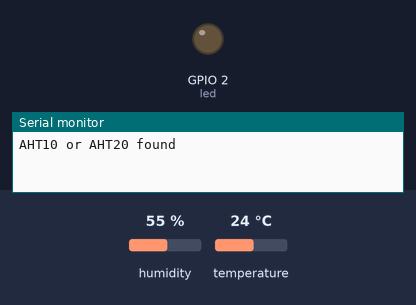
Recording of a sketch running on a simulated ESP8266 (Wemos D1 mini). Shown: output pins drawn as LEDs (lit = HIGH), the last lines printed to the serial monitor. The inputs (shaded band) are chosen by the test bench; at power-on: humidity 55 %, temperature 24 °C. WiFi joins after 1.5 s; servers stay silent unless stated; the local clock reads 2024-03-15 10:24:30 at power-on unless the sketch sets it; random numbers use the default seed unless the sketch sets one; web services answer with replies made up by the test bench; not simulated (calls return 0 or success): keys.h.

Above: at 0.1 s.
At 12.7 s:
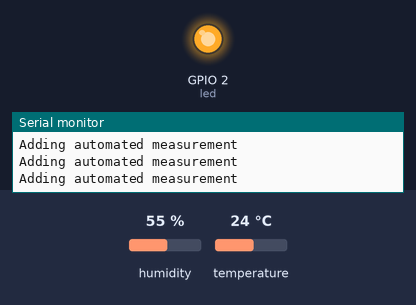
Timing chart, 0 to 43.1 s (numbered marks = the images above):
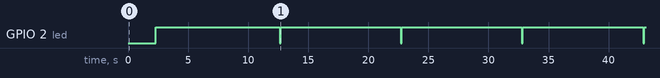

The sketch:

main.ino
```cpp
#include "sensor.h"
#include "server.h"
#include "cache.h"
#include "messages.h"

long long lastMeasurement;
const int led = 2;

void setup()
{
    pinMode(led, OUTPUT);
    digitalWrite(led, LOW);
    lastMeasurement = millis();
    Serial.begin(115200);

    // Sensor Setup
    setupSensor();

    // Server Setup
    ESP8266WebServer *server = setupServer();

    server->on("/", [server]()
               {String website = getSite();
                server->send(200, "text/html", website); });
    server->on("/authorize.html", [server]()
               {String website = "The mobile authorization is not implemented";
                server->send(200, "text/html", website); });
    server->on("/status.json", [server]()
               {server->sendHeader("Access-Control-Allow-Origin", "*");
                server->send(200, "text/html", "I am online"); });
    server->on("/current.json", [server]()
               {server->sendHeader("Access-Control-Allow-Origin", "*");
                server->send(200, "application/json", getSensorData().json); });
    server->on("/all.json", [server]()
               {server->sendHeader("Access-Control-Allow-Origin", "*");
                server->send(200, "application/json", getAllMeasurements()); });

    server->onNotFound([server]()
                       { server->send(404, "text/plain", "Not found"); });
    server->begin();

    // Cache
    initializeSites();
    refreshTime();

    // Time
    Serial.printf("setup time: %.4fs\n\n", (millis() - lastMeasurement) / 1000.0);
    lastMeasurement = getTime();
    digitalWrite(led, HIGH);

    addMeasurement();
    addMeasurement();
    addMeasurement();
    addMeasurement();
    addMeasurement();
    addMeasurement();
    addMeasurement();
    addMeasurement();
    addMeasurement();
    addMeasurement();
}

void loop()
{
    digitalWrite(led, LOW);
    refreshTime();
    serverLoop();
    if (getTime() - lastMeasurement > 1000 * 10)
    {
        Measurement measurement = addMeasurement();
        messageLoop(measurement.temperature, measurement.humidity, String("Testsensor"));
        lastMeasurement = getTime();
    }
    digitalWrite(led, HIGH);
    delay(500);
}
```

cache.h
```cpp
#pragma once

#include <Arduino.h>

long long getTime();
void refreshTime();

String getSite();
void refreshSite(String *cache);
void initializeSites();
```

messages.h
```cpp
#pragma once
#include "sensor.h"

void messageLoop(sensors_event_t lastTemperature, sensors_event_t lastHumitity, String name);
```

sensor.h
```cpp
#pragma once

#include <Arduino.h>
#include <Adafruit_AHTX0.h>

struct Measurement
{
    String json;
    sensors_event_t temperature;
    sensors_event_t humidity;
    long long time;
};

void setupSensor();
Measurement getSensorData();
String getAllMeasurements();
Measurement addMeasurement();
```

server.h
```cpp
#pragma once

#include <Arduino.h>
#include <ESP8266WiFi.h>
#include <ESP8266WebServer.h>

ESP8266WebServer *setupServer();
void serverLoop();
String getWebsite(const char *path);
long long getCurrentTime();
void requestUrl(String url);
```

cache.ino
```cpp
#include <Arduino.h>
#include "server.h"
#include "cache.h"

long long lastTime;
long lastTimeSync = -1000L * 60L * 60L * 24L * 7L;

String lastSite;

long long getTime()
{
    return lastTime + (millis() - lastTimeSync);
}

void refreshTime()
{
    if (millis() - lastTimeSync > 1000 * 60 * 2)
    {
        Serial.println("Refreshing time");
        long long newTime = getCurrentTime();
        if (newTime == -1)
        {
            Serial.println("Time refresh aborted\n");
            return;
        }
        lastTime = newTime;
        lastTimeSync = millis();
        Serial.println("Time refreshed: " + String(lastTime) + "\n");
    }
}

void initializeSites()
{
    Serial.println("Initializing sites");
    refreshSite(&lastSite, "index.html");
    Serial.println("Sites initialized\n");
}

String getSite()
{
    if (lastSite == "")
    {
        refreshSite(&lastSite, "index.html");
    }
    return lastSite == "" ? "<h1>Could not load main site into cache!</h1><a href=\"/all.json\">View all data</a> <br> <a href=\"/current.json\">View current data</a>" : lastSite;
}

void refreshSite(String *cache, const char *path)
{
    Serial.println("Refreshing site");
    for (int i = 0; i < 3; i++)
    {
        Serial.println(String("attempt ") + String(i + 1));
        *cache = getWebsite(path);
        if (*cache != "")
        {
            break;
        }
    }
    if (*cache == "")
    {
        Serial.println("Site refresh aborted\n");
    }
    else
    {
        Serial.println("Site refreshed: " + String((*cache).length()) + "chars\n");
    }
}
```

messages.ino
```cpp
/*
I created a header file for the api keys of callmebot.
The content is looks similar to:

#pragma once
#include <Arduino.h>
String simon_callmebot = "https://signal.callmebot.com/signal/send.php?phone=nvkdhgk3-729g-2746-24j5-286nfjs73j25&apikey=276947&text=";
String joy_callmebot = "https://signal.callmebot.com/signal/send.php?phone=khnsktzh-gks4-9697-kjl9-ljjsb3j7mssf4&apikey=96746&text=";
*/
#include "keys.h"

#include "messages.h"
#include "server.h"
#include "sensor.h"

/*
    Input:
    {
    "temperature": 20.73,
    "relHumidity": 54.73,
    "time": 1710362790183
    }
*/

String lastMessage = "";

void messageLoop(sensors_event_t lastTemperature, sensors_event_t lastHumitity, String name)
{
    float humidity = lastHumitity.relative_humidity, temperature = lastTemperature.temperature;

    String message = name + String("%3A+");
    if (humidity < 30)
    {
        if (temperature > 28)
        {
            // Mach mal die Heizung aus
            message += String("Vergiss+nicht+die+Heiung+auszuschalten%21");
        }
        if (temperature < 20)
        {
            // Fenster zu!
            message += String("Fenster+schließen+nicht+vergessen");
        }
    }
    else if (humidity > 70)
    {
        if (temperature < 20)
        {
            // Achtung Schimmelgefahr!
            message += String("Achtung+Schimmelgefahr!+Am+besten+stoßl&uuml;ften+und+danach+die+Heizung+anschalten.");
        }
        else if (temperature < 28)
        {
            // Du solltest mal lüften
            message += String("L&uuml;ften+nicht+vergessen");
        }
        else
        {
            // Nach dem duschen lüften nicht vergessen
            message += String("Nach+dem+Duschen+unbedingt+l&uuml;ften%21");
        }
    }
    if (message == lastMessage || message == name + String("%3A+"))
    {
        return;
    }
    lastMessage = message;
    message += String("%0ATemperatur%3A+") + String(temperature) + String("°C");
    message += String("%0ARelative Luftfeuchtigkeit%3A+") + String(humidity) + String("r.H.");
    Serial.println(message);
    requestUrl(simon_callmebot + message);
    // requestUrl(joy_callmebot + message);
}
```

sensor.ino
```cpp
#include <Adafruit_AHTX0.h>

#include <ESP8266WiFiMulti.h>
#include <ESP8266HTTPClient.h>
#include <WiFiClientSecureBearSSL.h>

#include "sensor.h"
#include "cache.h"

Adafruit_AHTX0 aht;

void setupSensor()
{
    if (!aht.begin())
    {
        Serial.println("Could not find AHT? Check wiring");
    }
    else
    {
        Serial.println("AHT10 or AHT20 found");
    }
}

const unsigned int NUMBER_OF_SAVED_ENTRIES = 10;
char **measurements = (char **)calloc(NUMBER_OF_SAVED_ENTRIES, sizeof(char *));

Measurement getSensorData()
{
    struct Measurement newMeasurement;

    aht.getEvent(&newMeasurement.humidity, &newMeasurement.temperature);
    newMeasurement.time = getTime();
    // fillRandomData(&humidity, &temp);

    String jsonObjectString = String("{\n");
    jsonObjectString += String("\"temperature\": ") + String(newMeasurement.temperature.temperature) + String(",\n");
    jsonObjectString += String("\"relHumidity\": ") + String(newMeasurement.humidity.relative_humidity) + String(",\n");
    jsonObjectString += String("\"time\": ") + String(newMeasurement.time) + String("\n");
    jsonObjectString += String("}");

    newMeasurement.json = jsonObjectString;

    return newMeasurement;
}

String getAllMeasurements()
{
    String jsonListString = "[";
    for (unsigned int i = 0; i < NUMBER_OF_SAVED_ENTRIES; i++)
    {
        if (measurements[i] == 0x0)
        {
            continue;
        }
        jsonListString += String(measurements[i]);
        if (i != NUMBER_OF_SAVED_ENTRIES - 1)
        {
            jsonListString += String(",\n");
        }
    }
    jsonListString += String("]");
    return jsonListString;
}

Measurement addMeasurement()
{
    Serial.println("Adding automated measurement");
    if (measurements[0] != 0x0)
    {
        free(measurements[0]);
    }
    for (unsigned int i = 0; i < NUMBER_OF_SAVED_ENTRIES - 1; i++)
    {
        measurements[i] = measurements[i + 1];
    }

    Measurement newMeasurement = getSensorData();
    const char *jsonMeasurement = newMeasurement.json.c_str();

    char *ptr = (char *)malloc(200);
    measurements[NUMBER_OF_SAVED_ENTRIES - 1] = ptr;
    strcpy(measurements[NUMBER_OF_SAVED_ENTRIES - 1], jsonMeasurement);

    return newMeasurement;
}

void fillRandomData(sensors_event_t *humidity, sensors_event_t *temp)
{
    humidity->relative_humidity = random(30, 60);
    temp->temperature = random(20, 30);
}
```

server.ino
```cpp
#include "server.h"

#include <ESP8266WiFi.h>
#include <WiFiClient.h>
#include <ESP8266WebServer.h>

#include <ESP8266WiFiMulti.h>
#include <ESP8266HTTPClient.h>
#include <WiFiClientSecureBearSSL.h>

#include "keys.h"
ESP8266WebServer server(80);

ESP8266WebServer *setupServer()
{
    WiFi.mode(WIFI_STA);
    WiFi.begin(ssid, password);
    Serial.println("");

    while (WiFi.status() != WL_CONNECTED)
    {
        delay(500);
        Serial.print(".");
    }

    Serial.print("\nConnected to ");
    Serial.println(ssid);
    Serial.print("IP address: ");
    Serial.println(WiFi.localIP());

    return &server;
}

void serverLoop()
{
    server.handleClient();
}

String getWebsite(const char *path)
{
    std::unique_ptr<BearSSL::WiFiClientSecure> client(new BearSSL::WiFiClientSecure);
    client->setInsecure();

    HTTPClient https;
    String payload = "";

    if (https.begin(*client, "https://ysz0507.github.io/Sensor/website/html/" + String(path)))
    {
        int httpCode = https.GET();
        if (httpCode > 0)
        {
            if (httpCode == HTTP_CODE_OK || httpCode == HTTP_CODE_MOVED_PERMANENTLY)
            {
                payload = https.getString();
            }
        }
        else
        {
            Serial.printf("[HTTPS] GET... failed, error: %s\n", https.errorToString(httpCode).c_str());
        }

        https.end();
    }
    else
    {
        Serial.printf("[HTTPS] Unable to connect\n");
    }

    return payload;
}

long long getCurrentTime()
{
    std::unique_ptr<BearSSL::WiFiClientSecure> client(new BearSSL::WiFiClientSecure);
    client->setInsecure();

    HTTPClient https;
    String payload = "";

    for (int i = 0; i < 3; i++)
    {
        https.begin(*client, "https://worldtimeapi.org/api/timezone/Europe/Berlin");
        int httpCode = https.GET();
        if (httpCode == HTTP_CODE_OK)
        {
            payload = https.getString();
            payload = payload.substring(payload.indexOf("unixtime") + 10);
            payload = payload.substring(0, payload.indexOf(","));
            https.end();
            break;
        }
        else
        {
            Serial.printf("[HTTP] GET... failed, error: %s mit code: %d\n", https.errorToString(httpCode).c_str(), httpCode);
            https.end();
        }
    }
    if (payload == "")
    {
        return -1;
    }
    return strtoll(payload.c_str(), NULL, 10) * 1000LL;
}

void requestUrl(String url)
{
    std::unique_ptr<BearSSL::WiFiClientSecure> client(new BearSSL::WiFiClientSecure);
    client->setInsecure();

    HTTPClient https;
    https.begin(*client, url);
    int httpCode = https.GET();

    if (httpCode != HTTP_CODE_OK)
    {
        Serial.printf("[HTTP] GET... failed, error: %s mit code: %d\n", https.errorToString(httpCode).c_str(), httpCode);
    }
    https.end();
}
```

Measured:
- by itself, GPIO 2 (led): alternates HIGH for 10.0 s and LOW for 0.08 s
